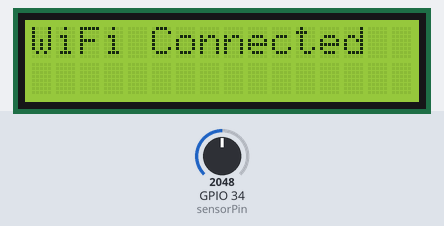
Simulated run of this sketch. Board: ESP32. On the bench: 16×2 character LCD. The test bench sets the inputs (shaded band); at power-on: GPIO 34 (sensorPin) = 2048. WiFi joins after 1.5 s; servers stay silent unless stated; what the sketch prints to the serial monitor is not drawn.

Above: at 1.6 s.
At 3.7 s:
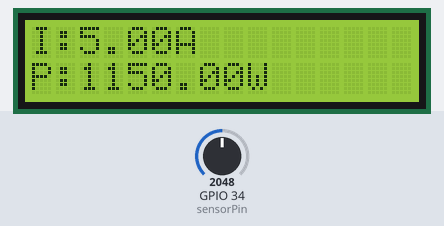

Measured:
- what the display in image 0 shows lasts 2.0 s, from 1.6 s to 3.6 s

The sketch:

sketch.ino
```cpp
#include <WiFi.h>
#include <ThingSpeak.h>
#include <Wire.h>
#include <LiquidCrystal_I2C.h>

const char* ssid = "Wokwi-GUEST";
const char* password = "";

WiFiClient client;

unsigned long channelID = 3382306;
const char* writeAPIKey = "4C2BJBREN77UO9IV";

// LCD Setup
LiquidCrystal_I2C lcd(0x27, 16, 2);

// Potentiometer pin
const int sensorPin = 34;

void setup() {

  Serial.begin(115200);

  // LCD
  lcd.init();
  lcd.backlight();

  // WiFi
  WiFi.begin(ssid, password);

  lcd.setCursor(0,0);
  lcd.print("Connecting WiFi");

  Serial.print("Connecting to WiFi");

  while (WiFi.status() != WL_CONNECTED) {
    delay(500);
    Serial.print(".");
  }

  Serial.println("\nWiFi Connected!");

  lcd.clear();
  lcd.setCursor(0,0);
  lcd.print("WiFi Connected");

  // ThingSpeak
  ThingSpeak.begin(client);

  delay(2000);
}

void loop() {

  // Read potentiometer
  int sensorValue = analogRead(sensorPin);

  // Simulated current (0–10A)
  float current = map(sensorValue, 0, 4095, 0, 10);

  // Simulated voltage
  float voltage = 230.0;

  // Power calculation
  float power = voltage * current;

  // Serial Output
  Serial.print("Current: ");
  Serial.print(current);
  Serial.println(" A");

  Serial.print("Power: ");
  Serial.print(power);
  Serial.println(" W");

  // LCD Display
  lcd.clear();

  lcd.setCursor(0,0);
  lcd.print("I:");
  lcd.print(current);
  lcd.print("A");

  lcd.setCursor(0,1);
  lcd.print("P:");
  lcd.print(power);
  lcd.print("W");

  // ThingSpeak Upload
  ThingSpeak.setField(1, current);
  ThingSpeak.setField(2, power);

  int response = ThingSpeak.writeFields(channelID, writeAPIKey);

  if(response == 200) {
    Serial.println("Upload Successful");
  } else {
    Serial.print("Upload Failed: ");
    Serial.println(response);
  }

  Serial.println("----------------------");

  delay(15000);
}
```
